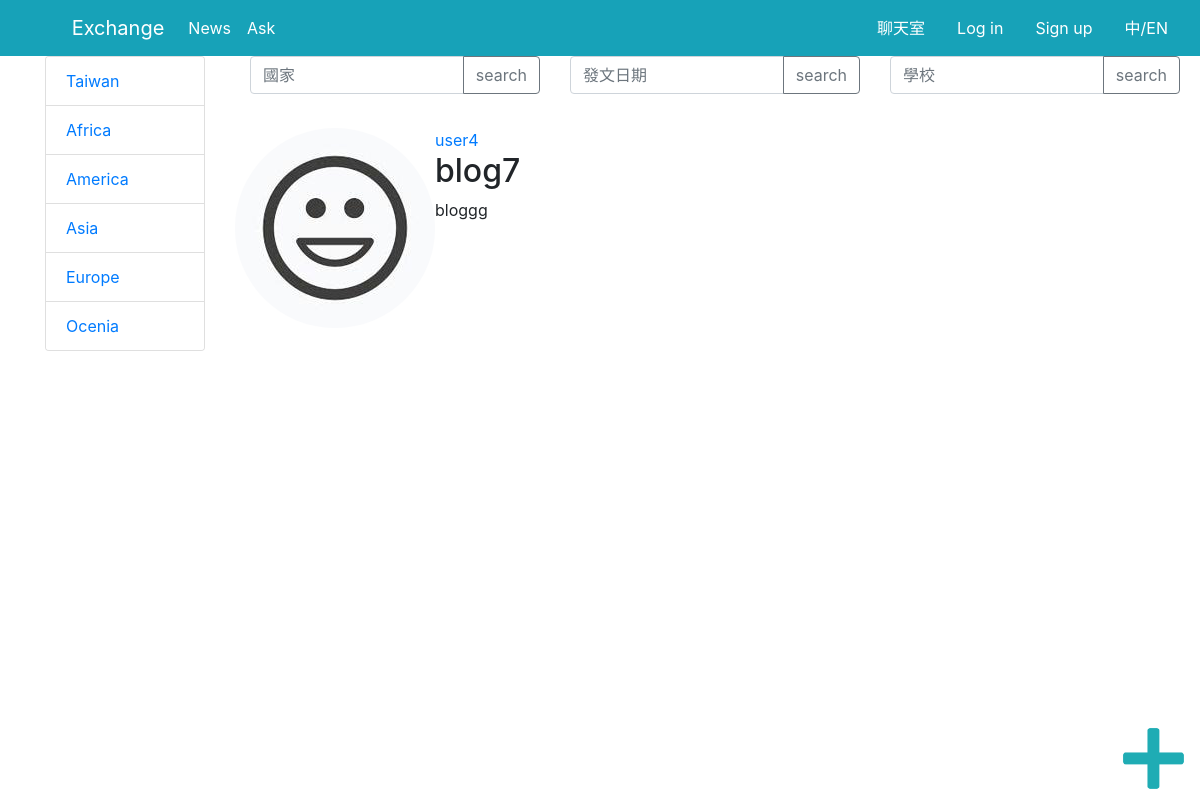
The page /post/8/ on the database its author committed.
### blog/models.py (models this page shows, shortened)
class Post(models.Model):
    title = models.CharField(max_length=100)
    content = models.TextField()
    date_posted  = models.DateTimeField(default=timezone.now)
    author = models.ForeignKey(User, on_delete=models.CASCADE)
    other = models.CharField(max_length=200, default='America')

### users/models.py (models this page shows, shortened)
class Profile(models.Model):
    user = models.OneToOneField(User,on_delete=models.CASCADE)
    image = models.ImageField(default = 'default.jpg', upload_to='profile_pics')

### blog/views.py (the view)
# urls.py: path('post/<int:pk>/', PostDetailView.as_view(), name = 'post-detail'),
class PostDetailView(DetailView):
    model = Post

### blog/templates/blog/post_detail.html (shortened to what this page needs)
{% extends "blog/base.html" %}
{% block content %}
    <div class="row">
        <div class="col col-lg-2">
            <div class="card align-self-start absolute" style="width: 10rem;">
                <ul class="list-group list-group-flush">
                    <li class="list-group-item"><a href="#">Taiwan</a></li>
                    <li class="list-group-item"><a href="#">Africa</a></li>
                    <li class="list-group-item"><a href="#">America</a></li>
                    <li class="list-group-item"><a href="#">Asia</a></li>
                    <li class="list-group-item"><a href="#">Europe</a></li>
                    <li class="list-group-item"><a href="#">Ocenia</a></li>
                </ul>
            </div>
        </div>
        <div class="col">
            <div class="container-fluid">
                <div class="row bar sticky-top">
                    <div class="col">
                        <div class="input-group mb-3">
                            <input type="text" class="form-control" placeholder="國家"
                                aria-label="Recipient's username" aria-describedby="button-addon2">
                            <div class="input-group-append">
                                <button class="btn btn-outline-secondary" type="button"
                                    id="button-addon2">search</button>
                            </div>
                        </div>
                    </div>
                    <div class="col">
                        <div class="input-group mb-3">
                            <input type="text" class="form-control" placeholder="發文日期"
                                aria-label="Recipient's username" aria-describedby="button-addon2">
                            <div class="input-group-append">
                                <button class="btn btn-outline-secondary" type="button"
                                    id="button-addon2">search</button>
                            </div>
                        </div>
                    </div>
                    <div class="col">
                        <div class="input-group mb-3">
                            <input type="text" class="form-control" placeholder="學校"
                                aria-label="Recipient's username" aria-describedby="button-addon2">
                            <div class="input-group-append">
                                <button class="btn btn-outline-secondary" type="button"
                                    id="button-addon2">search</button>
                            </div>
                        </div>
                    </div>
                    <div class="ask">
                        <button class="ask1" onclick="document.getElementById('id01').style.display='block'" style="width:auto;"><img src="plus.png" width="80" height="80" data-toggle="tooltip" data-placement="top" title="發問"></button>
                    </div>
                </div>
            </div>
            <br>
            <br>
            <br>
            <article class="media content-section">
                <img class="rounded-circle article-img" src="{{ object.author.profile.image.url }}" alt="{{ post.author }}">
                <div class="media-body">
                    <div class="article-metadata">
                        <a class="mr-2 "href="#">
                            {{ object.author}}
                        </a>
                    </div>
                    <h2 class="article-title">{{ object.title }}</h2>
                    <p class="article-content">{{ object.content }}</p>
                </div>
            </article>
        </div>
    </div>
{% endblock content %}

### blog/templates/blog/base.html (style rules this page uses)
div.absolute { position: absolute; position: fixed; overflow: auto; }
div.bar { list-style-type: none; overflow: auto; position: fixed; top:42pt; width: 80%; background-color: white; }
.ask1 { background-color: white; border: none; position: fixed; bottom: 0; right: 0; border-radius: 50%; }
body { font-family: Arial, Helvetica, sans-serif; }

### rows shown on the page
Post: author.profile.image (placeholder picture), author "user4", title "blog7", content "bloggg"
